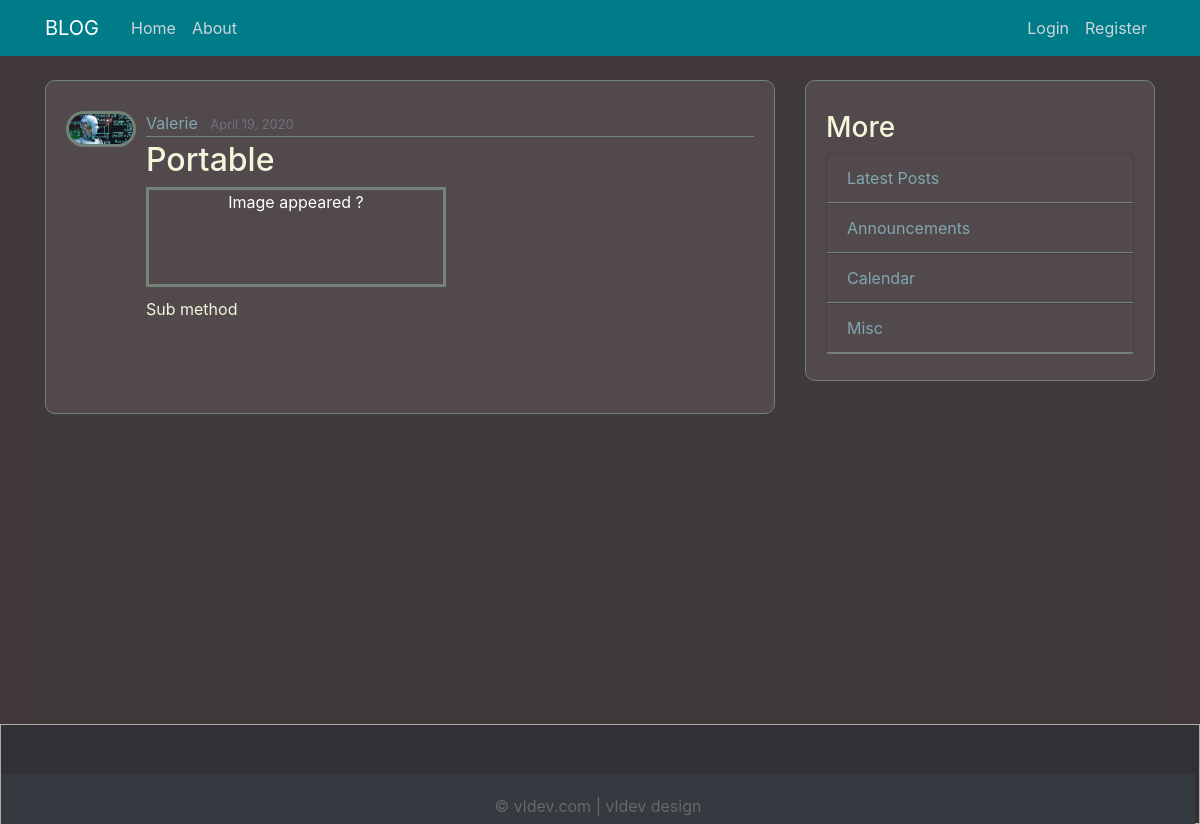
The page /post/35/ on the database its author committed.
### postApp/models.py (models this page shows, shortened)
class Post(models.Model):
	title = models.CharField(max_length=100)
	content = models.TextField()
	date_posted = models.DateTimeField(default=timezone.now)
	author = models.ForeignKey(User, on_delete=models.CASCADE)
	clip = models.FileField(upload_to='user_video/', null=True) # upload video

### users/models.py (models this page shows, shortened)
class Profile(models.Model):
	user = models.OneToOneField(User, on_delete=models.CASCADE)
	image = models.FileField(default='default.jpg', upload_to='profile_pics')

### postApp/views.py (the view)
# urls.py: path('post/<int:pk>/', PostDetailView.as_view(), name='post-detail'),
class PostDetailView(DetailView):     # postApp/Post_Detail
	model = Post

### postApp/templates/postApp/post_detail.html (shortened to what this page needs)
{% extends 'postApp/base.html' %}
{% load crispy_forms_tags %}
{% block content %}
	<article class="media content-section">
		<img class="rounded-circle article-img-prof" src="{{ object.author.profile.image.url }}">
	  <div class="media-body">
	    <div class="article-metadata">
	      <a class="mr-2" href="{% url 'user-posts' object.author.username %}">{{ object.author }}</a>
	      <small class="text-muted">{{ object.date_posted | date:"F d, Y"}}</small>
	    </div>
	    <h2 class="article-title">{{ object.title }}</h2>
	    <header class="v-header-container">
		        <div class="article-img-long">
					<p align='center'> {{ post.image }}  Image appeared ? </p>
				</div>
		</header>
	    <p class="article-content">{{ object.content }}</p>
	  </div>
	</article>
{% endblock content %}

### postApp/static/postApp/main.css (style rules this page uses)
a { color: #D7B470; text-decoration: none; background-color: transparent; }
body { color: #403B3B; margin-top: 5rem; background: #40383B; }
h1, h2, h3, h4, h5, h6 { color: beige; }
.content-section { color: white; background: #52494c; padding: 10px 20px; border: 1px solid #738276; border-radius: 10px; margin-bottom: 10px; padding-top: 30px; }
.rounded-circle { border-radius: 150px !important; max-width:70px; }
.article-title { color: beige; }
.article-content { color : beige; white-space: pre-line; padding-top: 10px; padding-bottom: 80px; height: 100px; width: 300px; }
.article-img-prof { height: auto; width: auto; margin-right: 10px; border: 3px solid #738276; }
.article-img-long { height: 100px; width: 300px; margin-right: 16px; border: 3px solid #738276; }
.article-metadata { padding-bottom: 1px; margin-bottom: 4px; border-bottom: 1px solid #738276; }
.mr-2 { color: rgb(128 167 175); }

### rows shown on the page
Post: author.profile.image (picture), author "Valerie", date_posted "April 19, 2020", title "Portable", content "Sub method"
